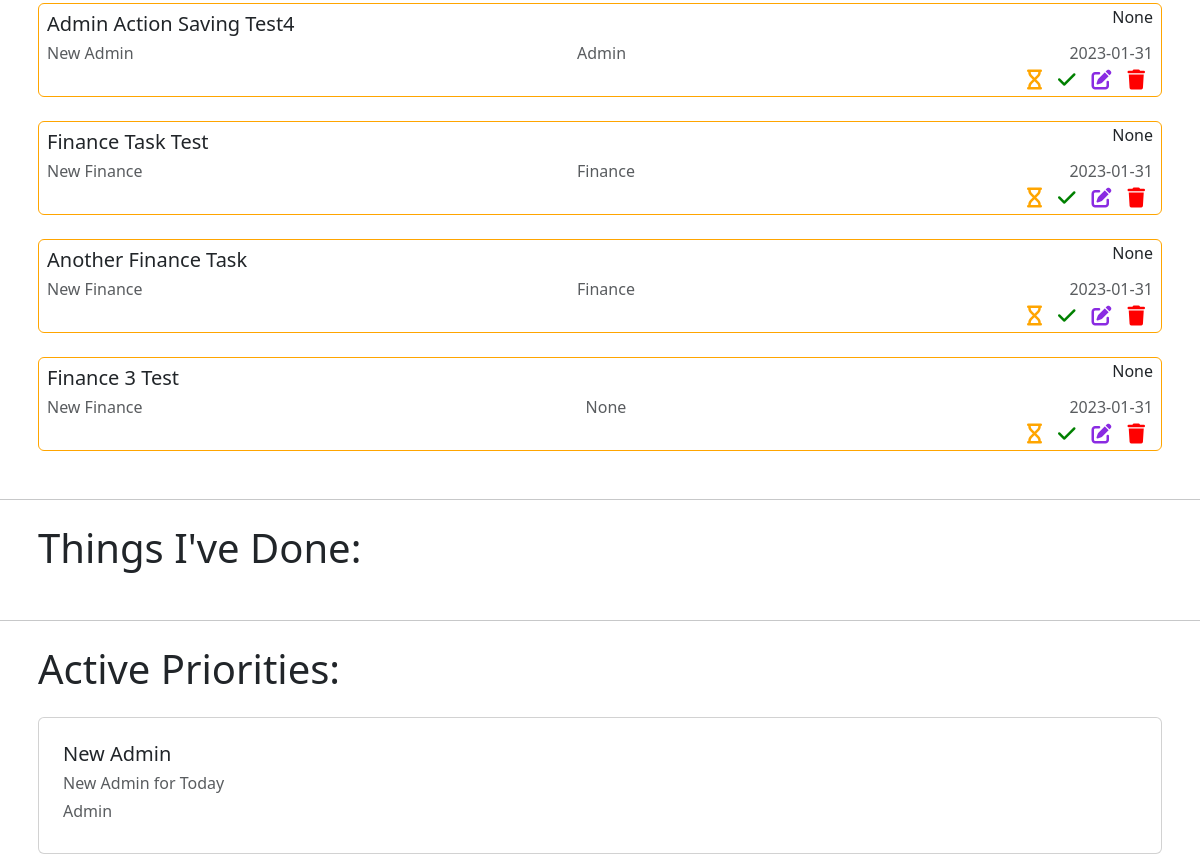
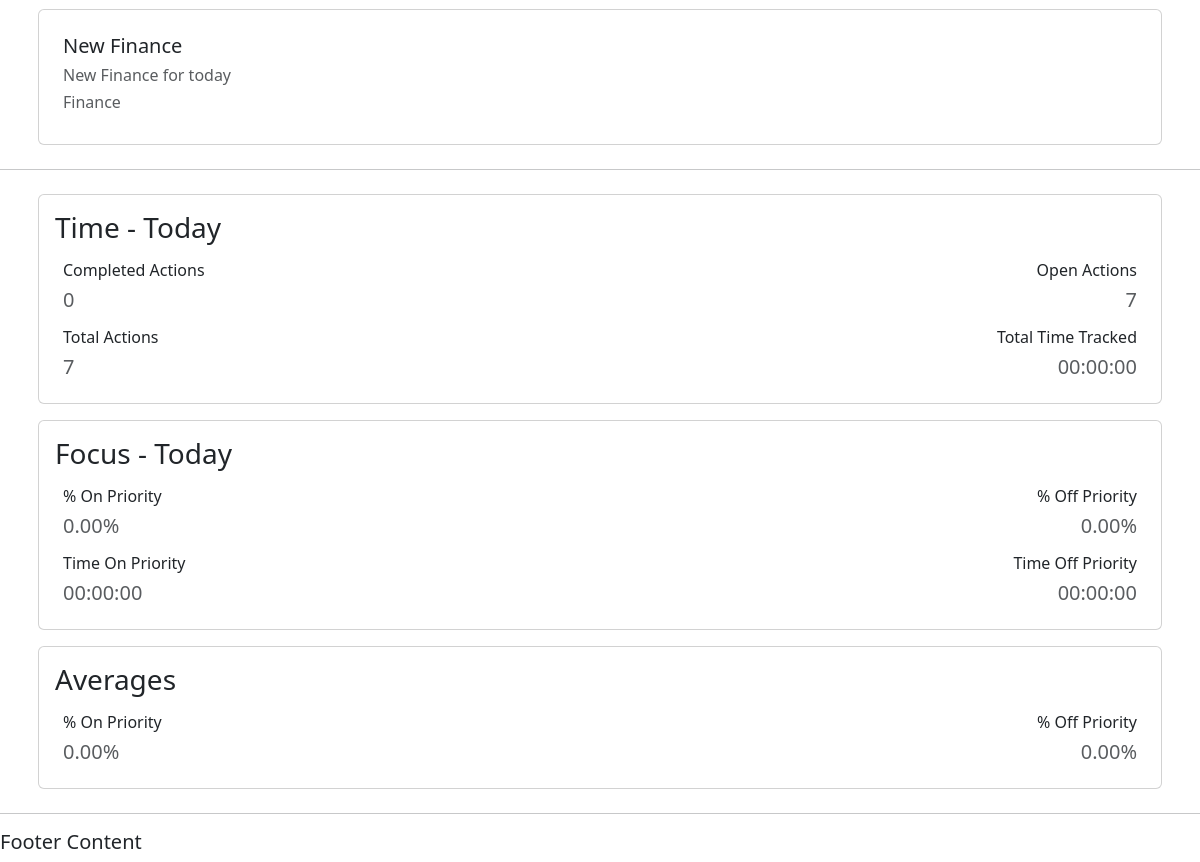
The app's page /actions/ (signed in, lower part), older data (2 pictures, top to bottom).
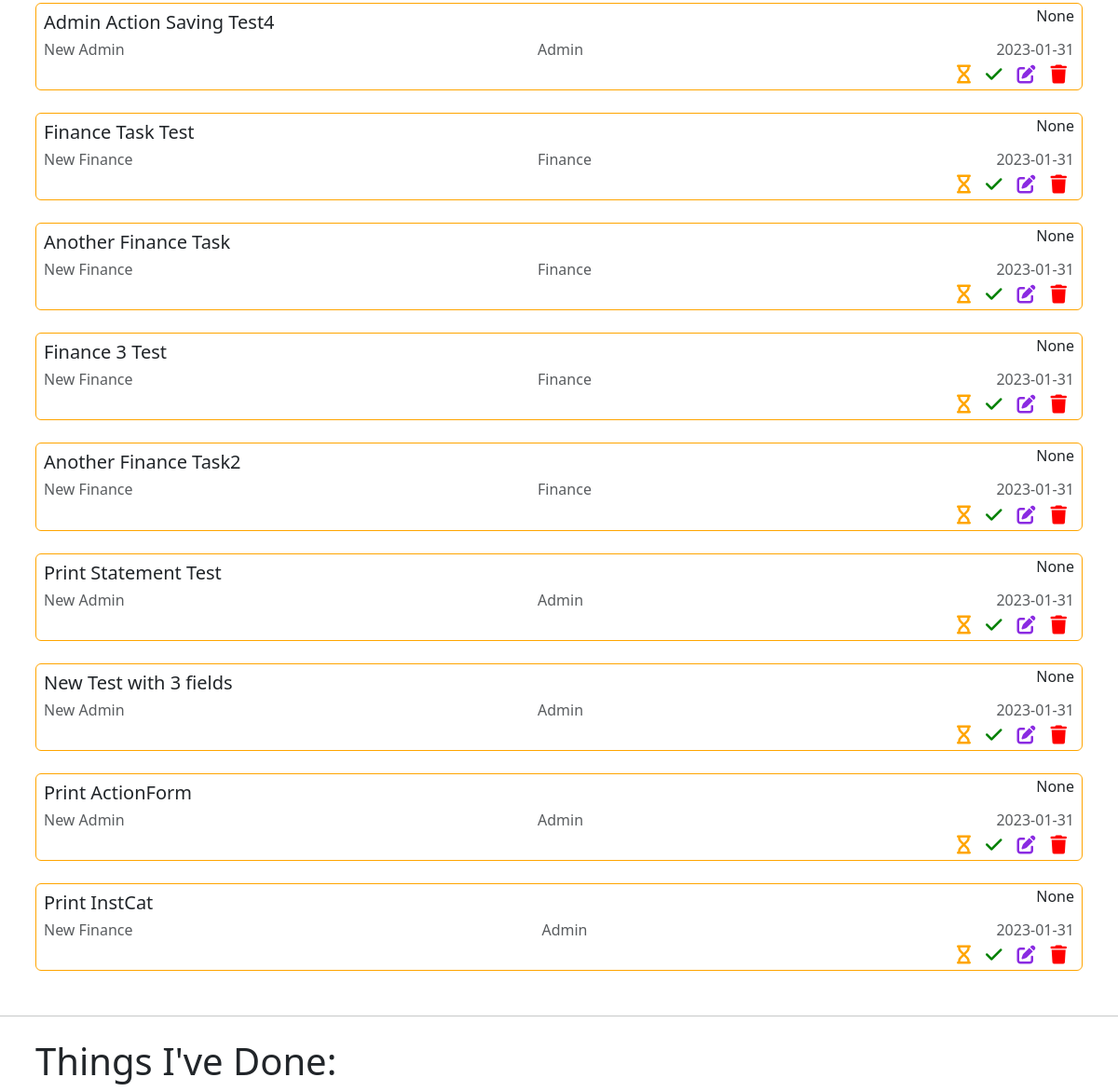
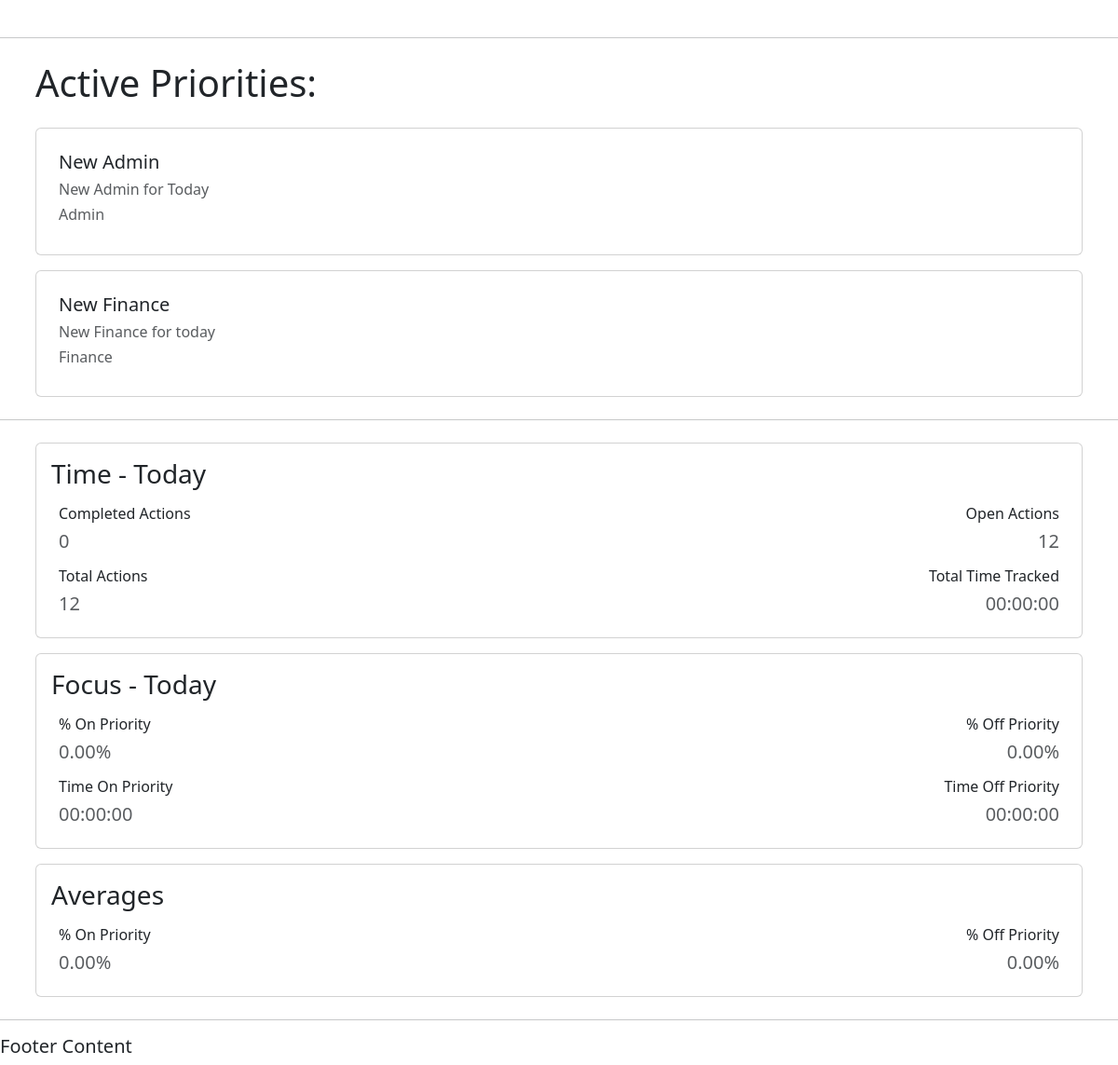
The same page, newer data (2 pictures, top to bottom).
### actions/models.py (models this page shows, shortened)
class Action(models.Model):
    title = models.CharField(max_length=50, null=False, blank=False)
    tracked_time = models.DurationField(null=True, blank=True)
    active_tracked_time = models.DurationField(null=True, blank=True)
    tracked_start = models.DateTimeField(null=True, blank=True)
    tracked_stop = models.DateTimeField(null=True, blank=True)
    done_status = models.BooleanField(null=False, blank=False, default=False)
    action_date = models.DateField(auto_now_add=True)
    tracking_status = models.BooleanField(null=False, blank=False, default=False)
    category = models.ForeignKey(
        Category, on_delete=models.CASCADE, null=True, blank=True)
    priority = models.ForeignKey(
        Priority, on_delete=models.CASCADE, null=True, blank=True, limit_choices_to={'activeStatus': True})
    user = models.ForeignKey(
        settings.AUTH_USER_MODEL, on_delete=models.CASCADE, related_name="action", null=True)

class Priority(models.Model):
    title = models.CharField(max_length=50, null=False, blank=False)
    description = models.CharField(max_length=150)
    activeStatus = models.BooleanField(null=False, blank=False, default=True)
    category = models.ForeignKey(
        Category, on_delete=models.CASCADE, null=True, blank=True)
    user = models.ForeignKey(
        settings.AUTH_USER_MODEL, on_delete=models.CASCADE, related_name="priorities", null=True)
    def __str__(self):
        return str(self.title)

class Category(models.Model):
    title = models.CharField(max_length=50, null=False, blank=False)
    description = models.CharField(max_length=150)
    user = models.ForeignKey(
        settings.AUTH_USER_MODEL, on_delete=models.CASCADE, related_name="categories", null=True)
    def __str__(self):
        return str(self.title)

### actions/views.py (the view, shortened to what this page needs)
# urls.py: path('actions/', views.get_action_list, name='get_action_list'),
@login_required(login_url='login')
def get_action_list(request):
    query = date.today()
    completed_actions_count = completed_actions(query)
    open_actions_count = open_actions(query)
    total_actions_count = total_actions(query)
    if total_actions_count > 0:
        total_action_time = tracked_time(query)
        total_seconds = int(tracked_seconds(total_action_time))
        converted_tracked_time = tracked_today(total_seconds)
        on_priority_count = on_priority_actions(query)
        off_priority_count = off_priority_actions(query)
        on_priority_time = on_priority_tracked_time(query)
        off_priority_time = off_priority_tracked_time(query)
        on_priority_seconds = int(tracked_seconds(on_priority_time))
        off_priority_seconds = int(tracked_seconds(off_priority_time))
        converted_on_priority_time = tracked_today(on_priority_seconds)
        converted_off_priority_time = tracked_today(off_priority_seconds)
        on_priority_perc = on_priority_calc(total_seconds, on_priority_seconds)
        off_priority_perc = off_priority_calc(
            total_seconds, off_priority_seconds)
    all_time_tracked = tracked_time_all(query)
    all_time_seconds = int(tracked_seconds(all_time_tracked))
    all_time_on_priority_tracked = on_priority_tracked_all_time(query)
    all_time_off_priority_tracked = off_priority_tracked_all_time(query)
    all_time_on_priority_seconds = int(
            tracked_seconds(all_time_on_priority_tracked))
    all_time_off_priority_seconds = int(
            tracked_seconds(all_time_off_priority_tracked))
    on_priority_perc_all_time = on_priority_calc(
            all_time_seconds, all_time_on_priority_seconds)
    off_priority_perc_all_time = off_priority_calc(
            all_time_seconds, all_time_off_priority_seconds)
    current_user = request.user
    user_id = current_user.id
    username = current_user.username
    actions = Action.objects.all()
    filtered_actions = Action.objects.filter(action_date=query, user=current_user)
    priorities = Priority.objects.all()
    context = {
        "username": username,
        "user_id": user_id,
        "filtered_actions": filtered_actions,
        "priorities": priorities,
        "completed_actions_count": completed_actions_count,
        "open_actions_count": open_actions_count,
        "total_actions_count": total_actions_count,
        "converted_tracked_time": converted_tracked_time,
        "on_priority_perc": on_priority_perc,
        "off_priority_perc": off_priority_perc,
        "converted_on_priority_time": converted_on_priority_time,
        "converted_off_priority_time": converted_off_priority_time,
        "on_priority_perc_all_time": on_priority_perc_all_time,
        "off_priority_perc_all_time": off_priority_perc_all_time,
    }
    return render(request, 'actions/action_list.html', context)

### actions/views.py (called while the page is built)
def open_actions(query):
    open_actions = Action.objects.filter(
        done_status=False, action_date=query).count()
    return open_actions

def completed_actions(query):
    completed_actions = Action.objects.filter(
        done_status=True, action_date=query).count()
    return completed_actions

def total_actions(query):
    total_actions = Action.objects.filter(action_date=query).count()
    return total_actions

def tracked_time(query):
    tracked_time = Action.objects.filter(
        action_date=query).aggregate(Sum('tracked_time'))
    return tracked_time

def tracked_seconds(total_action_time):
    time_dict = total_action_time
    time = time_dict.get("tracked_time__sum")
    if time == None:
        tracked_seconds = 0
    else:
        tracked_seconds = total_action_time['tracked_time__sum']\
            .total_seconds()
    return tracked_seconds

def tracked_today(total_seconds):
    seconds = total_seconds
    minutes = seconds // 60
    hours = minutes // 60
    tracked_today = "%02d:%02d:%02d" % (hours, minutes % 60, seconds % 60)
    return tracked_today

### actions/templates/actions/action_list.html (shortened to what the changed rows need)
{% extends 'actions/main.html' %}
{% block content %}
<body>
    <div class="container d-flex p-2 flex-column bd-highlight">
        {% for action in filtered_actions %}
        {% if action.done_status == False %}
        <div class="p-2 card bd-highlight open-actions-border">
            <div class="d-flex justify-content-between flex-row bd-highlight">
                <h5 class="card-title bd-highlight">{{ action.title }}</h5>
                <h6 class="card-subtitle bd-highlight">{{ action.tracked_time }}</h6>
            </div>
            <div class="d-flex justify-content-between flex-row bd-highlight">
                <h6 class="text-muted">{{ action.priority }}</h6>
                <h6 class="text-muted">{{ action.category }}</h6>
                <h6 class="text-muted">{{ action.action_date|date:"Y-m-d" }}</h6>
            </div>
            <div class="icon-outer-container">
                <div class="icon-container d-flex justify-content-end">
                    <div class="d-flex justify-content-end col-12">
                        {% if action.tracking_status == False %}
                        <a title="Start Timer" class="fa-solid fa-lg fa-hourglass p-2 bd-highlight" role="button"
                            href="{% url 'start_timer' action.id %}"></a>
                        <a title="Complete Action" class="fa-solid fa-lg fa-check p-2 bd-highlight" role="button"
                            href="{% url 'complete_action' action.id %}"></a>
                        <a title="Update Action" class="fa-solid fa-lg fa-pen-to-square p-2 bd-highlight" role="button"
                            href="{% url 'update_action' action.id %}"></a>
                        <a title="Delete Action" class="fa-solid fa-lg fa-trash p-2 bd-highlight" role="button"
                            href="{% url 'delete_action' action.id %}"></a>
                        {% endif %}
                    </div>
                </div>
            </div>
        </div>
    <br>
        {% endif %}
        {% empty %}
        <H2 class="p-2 bd-highlight">You have nothing to do.</H2>
        {% endfor %}
    </div>
    <div class="container d-flex p-2 justify-content-between flex-row bd-highlight">
        <h1>Things I've Done:</h1>
    </div>
    <div>
        <div class="container d-flex p-2 justify-content-between flex-row bd-highlight">
            <h1>Active Priorities:</h1>
        </div>
        {% for priority in priorities %}
        {% if priority.activeStatus == True %}
        <div class="container d-flex p-2 flex-column bd-highlight">
            <div class="card p-2 bd-highlight">
                <div class="card-body">
                    <h5 class="card-title">{{ priority.title }}</h5>
                    <h6 class="card-text text-muted">{{ priority.description }}</h6>
                    <h6 class="card-title text-muted">{{ priority.category }}</h6>
                </div>
            </div>
        </div>
        {% endif %}
        {% endfor %}
        <div class="container d-flex p-2 flex-column bd-highlight">
            <div class="card p-2 bd-highlight">
                <div class="card-body p-2 bd-highlight">
                    <div class="p-2 d-flex flex-row bd-highlight justify-content-between">
                        <div>
                            <div class="d-flex justify-content-end">
                                <h5 class="card-text text-muted">{{ open_actions_count }}</h5>
                            </div>
                        </div>
                    </div>
                    <div class="p-2 d-flex justify-content-between flex-row bd-highlight">
                        <div>
                            <div class="d-flex justify-content-start">
                                <h5 class="card-text text-muted">{{ total_actions_count }}</h5>
                            </div>
                        </div>
                    </div>
                </div>
            </div>
        </div>
    </div>
</body>
{% endblock %}

Row changes from the older to the newer data that the page shows:
changed Action "Finance 3 Test": category "None" → "Finance"
added Action: title "Another Finance Task2", tracked_time "None", priority "New Finance", category "Finance", action_date "2023-01-31", tracking_status False (drawn)
added Action: title "Print Statement Test", tracked_time "None", priority "New Admin", category "Admin", action_date "2023-01-31", tracking_status False (drawn)
added Action: title "New Test with 3 fields", tracked_time "None", priority "New Admin", category "Admin", action_date "2023-01-31", tracking_status False (drawn)
added Action: title "Print ActionForm", tracked_time "None", priority "New Admin", category "Admin", action_date "2023-01-31", tracking_status False (drawn)
added Action: title "Print InstCat", tracked_time "None", priority "New Finance", category "Admin", action_date "2023-01-31", tracking_status False (drawn)
Text that changed along with them:
{{ open_actions_count }}: "7" → "12"
{{ total_actions_count }}: "7" → "12"
